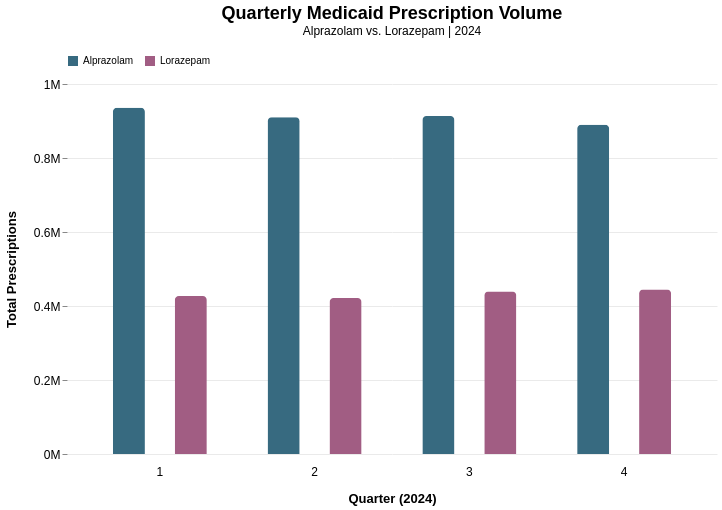

The notebook cell saved with this chart:
### Markdown cell above
### Visualization 1: Quarterly Prescription Volume: Alprazolam vs. Lorazepam

This visualization compares the total number of Medicaid prescriptions for Alprazolam and Lorazepam across the four quarters of 2024. It helps identify which medication has higher utilization and whether prescription patterns change throughout the year.

### Code cell
# load cleaned dataset
df = pd.read_csv("official.csv")

# keep only 2024 data
df = df[df["Year"] == 2024].copy()

# standardize medication and state names
df["Product Name"] = df["Product Name"].str.strip().str.title()
df["State"] = df["State"].str.strip().str.upper()

# calculate total prescriptions by quarter and medication
quarterly = (
    df.groupby(["Quarter", "Product Name"], as_index=False)
    ["Number of Prescriptions"].sum()
)

# create grouped bar chart
chart = alt.Chart(quarterly).mark_bar(
    cornerRadiusTopLeft=4,
    cornerRadiusTopRight=4,
    size=32
).encode(
    # horizontal quarter labels
    x=alt.X(
        "Quarter:O",
        title="Quarter (2024)",
        axis=alt.Axis(labelAngle=0, labelPadding=12, tickSize=0)
    ),

    # place bars side by side
    xOffset="Product Name:N",

    # format prescription counts
    y=alt.Y(
        "Number of Prescriptions:Q",
        title="Total Prescriptions",
        axis=alt.Axis(format="~s", grid=True, tickCount=5)
    ),

    # set colors
    color=alt.Color(
        "Product Name:N",
        title="Medication",
        scale=alt.Scale(
            domain=["Alprazolam", "Lorazepam"],
            range=["#376A80", "#A15D83"]
        ),
        legend=alt.Legend(
            orient="top",
            direction="horizontal",
            title=None
        )
    )
).properties(
    width=650,
    height=370,
    title=alt.TitleParams(
        text="Quarterly Medicaid Prescription Volume",
        subtitle="Alprazolam vs. Lorazepam | 2024",
        anchor="middle",
        fontSize=18,
        subtitleFontSize=12,
        offset=18
    )
).configure_axis(
    labelFontSize=12,
    titleFontSize=13,
    titlePadding=15,
    domain=False,
    gridColor="#EAEAEA"
).configure_view(
    stroke=None
)

chart

### Figure 1 — Vega-Lite specification as saved in the notebook (floating-point values rounded to 4 significant figures)
{"config": {"view": {"continuousWidth": 300, "continuousHeight": 300, "stroke": null}, "axis": {"domain": false, "gridColor": "#EAEAEA", "labelFontSize": 12, "titleFontSize": 13, "titlePadding": 15}}, "data": {"name": "data-6b658acb0834b65d570ca1864bc26946"}, "mark": {"type": "bar", "cornerRadiusTopLeft": 4, "cornerRadiusTopRight": 4, "size": 32}, "encoding": {"color": {"field": "Product Name", "legend": {"direction": "horizontal", "orient": "top", "title": null}, "scale": {"domain": ["Alprazolam", "Lorazepam"], "range": ["#376A80", "#A15D83"]}, "title": "Medication", "type": "nominal"}, "x": {"axis": {"labelAngle": 0, "labelPadding": 12, "tickSize": 0}, "field": "Quarter", "title": "Quarter (2024)", "type": "ordinal"}, "xOffset": {"field": "Product Name", "type": "nominal"}, "y": {"axis": {"format": "~s", "grid": true, "tickCount": 5}, "field": "Number of Prescriptions", "title": "Total Prescriptions", "type": "quantitative"}}, "height": 370, "title": {"text": "Quarterly Medicaid Prescription Volume", "anchor": "middle", "fontSize": 18, "offset": 18, "subtitle": "Alprazolam vs. Lorazepam | 2024", "subtitleFontSize": 12}, "width": 650, "$schema": "https://vega.github.io/schema/vega-lite/v6.1.0.json", "datasets": {"data-6b658acb0834b65d570ca1864bc26946": [{"Quarter": 1, "Product Name": "Alprazolam", "Number of Prescriptions": 935900.0}, {"Quarter": 1, "Product Name": "Lorazepam", "Number of Prescriptions": 426800.0}, {"Quarter": 2, "Product Name": "Alprazolam", "Number of Prescriptions": 909900.0}, {"Quarter": 2, "Product Name": "Lorazepam", "Number of Prescriptions": 421500.0}, {"Quarter": 3, "Product Name": "Alprazolam", "Number of Prescriptions": 913600.0}, {"Quarter": 3, "Product Name": "Lorazepam", "Number of Prescriptions": 438900.0}, {"Quarter": 4, "Product Name": "Alprazolam", "Number of Prescriptions": 889700.0}, {"Quarter": 4, "Product Name": "Lorazepam", "Number of Prescriptions": 444900.0}]}}
